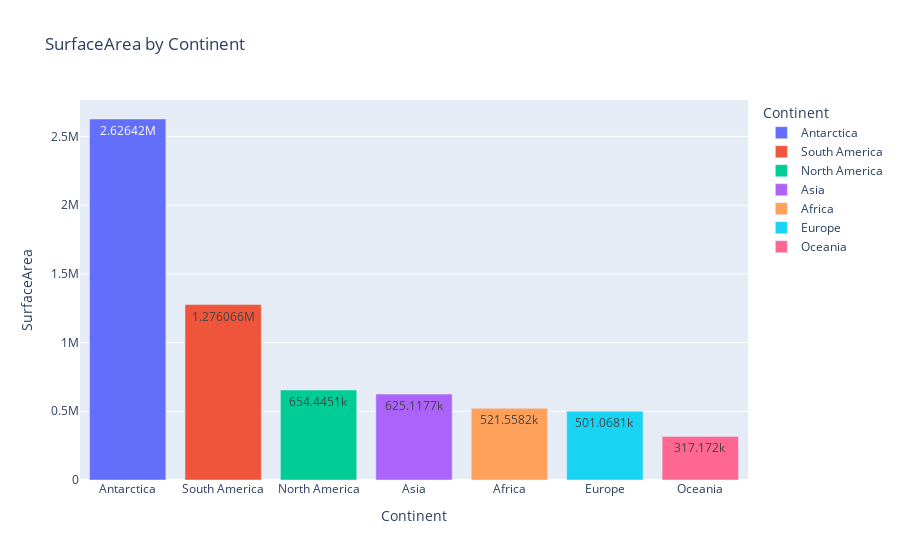

Notebook code for this chart:
### Code cell
px.bar(df.groupby("Continent")["SurfaceArea"].mean().reset_index().sort_values(by="SurfaceArea", ascending=False)
, x='Continent', y='SurfaceArea', title='SurfaceArea by Continent',text_auto=True,color='Continent')

### Figure 1 — Plotly figure (JSON) as saved in the notebook; plotly's stock layout.template omitted (floating-point values rounded to 4 significant figures)
{"data": [{"alignmentgroup": "True", "hovertemplate": "Continent=%{x}<br>SurfaceArea=%{y}<extra></extra>", "legendgroup": "Antarctica", "marker": {"color": "#636efa", "pattern": {"shape": ""}}, "name": "Antarctica", "offsetgroup": "Antarctica", "orientation": "v", "showlegend": true, "textposition": "auto", "texttemplate": "%{y}", "type": "bar", "x": ["Antarctica"], "xaxis": "x", "y": [2626000.0], "yaxis": "y"}, {"alignmentgroup": "True", "hovertemplate": "Continent=%{x}<br>SurfaceArea=%{y}<extra></extra>", "legendgroup": "South America", "marker": {"color": "#EF553B", "pattern": {"shape": ""}}, "name": "South America", "offsetgroup": "South America", "orientation": "v", "showlegend": true, "textposition": "auto", "texttemplate": "%{y}", "type": "bar", "x": ["South America"], "xaxis": "x", "y": [1276000.0], "yaxis": "y"}, {"alignmentgroup": "True", "hovertemplate": "Continent=%{x}<br>SurfaceArea=%{y}<extra></extra>", "legendgroup": "North America", "marker": {"color": "#00cc96", "pattern": {"shape": ""}}, "name": "North America", "offsetgroup": "North America", "orientation": "v", "showlegend": true, "textposition": "auto", "texttemplate": "%{y}", "type": "bar", "x": ["North America"], "xaxis": "x", "y": [654400.0], "yaxis": "y"}, {"alignmentgroup": "True", "hovertemplate": "Continent=%{x}<br>SurfaceArea=%{y}<extra></extra>", "legendgroup": "Asia", "marker": {"color": "#ab63fa", "pattern": {"shape": ""}}, "name": "Asia", "offsetgroup": "Asia", "orientation": "v", "showlegend": true, "textposition": "auto", "texttemplate": "%{y}", "type": "bar", "x": ["Asia"], "xaxis": "x", "y": [625100.0], "yaxis": "y"}, {"alignmentgroup": "True", "hovertemplate": "Continent=%{x}<br>SurfaceArea=%{y}<extra></extra>", "legendgroup": "Africa", "marker": {"color": "#FFA15A", "pattern": {"shape": ""}}, "name": "Africa", "offsetgroup": "Africa", "orientation": "v", "showlegend": true, "textposition": "auto", "texttemplate": "%{y}", "type": "bar", "x": ["Africa"], "xaxis": "x", "y": [521600.0], "yaxis": "y"}, {"alignmentgroup": "True", "hovertemplate": "Continent=%{x}<br>SurfaceArea=%{y}<extra></extra>", "legendgroup": "Europe", "marker": {"color": "#19d3f3", "pattern": {"shape": ""}}, "name": "Europe", "offsetgroup": "Europe", "orientation": "v", "showlegend": true, "textposition": "auto", "texttemplate": "%{y}", "type": "bar", "x": ["Europe"], "xaxis": "x", "y": [501100.0], "yaxis": "y"}, {"alignmentgroup": "True", "hovertemplate": "Continent=%{x}<br>SurfaceArea=%{y}<extra></extra>", "legendgroup": "Oceania", "marker": {"color": "#FF6692", "pattern": {"shape": ""}}, "name": "Oceania", "offsetgroup": "Oceania", "orientation": "v", "showlegend": true, "textposition": "auto", "texttemplate": "%{y}", "type": "bar", "x": ["Oceania"], "xaxis": "x", "y": [317172], "yaxis": "y"}], "layout": {"barmode": "relative", "legend": {"title": {"text": "Continent"}, "tracegroupgap": 0}, "title": {"text": "SurfaceArea by Continent"}, "xaxis": {"anchor": "y", "categoryarray": ["Antarctica", "South America", "North America", "Asia", "Africa", "Europe", "Oceania"], "categoryorder": "array", "domain": [0, 1], "title": {"text": "Continent"}}, "yaxis": {"anchor": "x", "domain": [0, 1], "title": {"text": "SurfaceArea"}}}}
